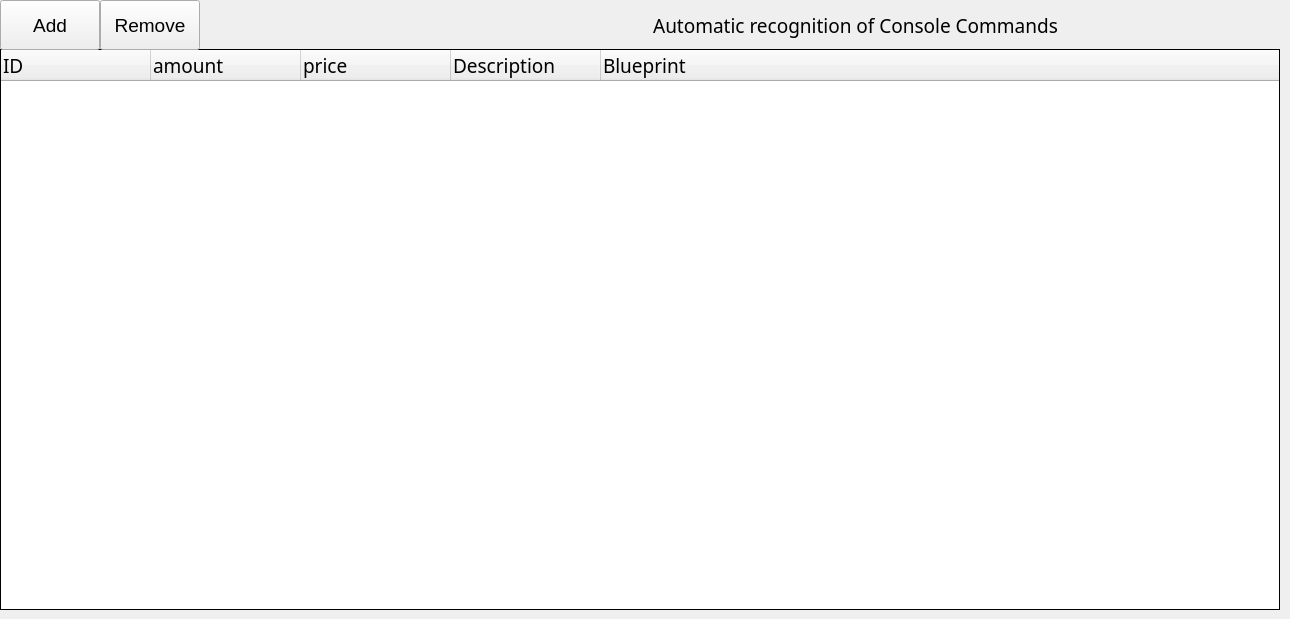
   <widget class="QWidget" name="tab_4">
    <attribute name="title">
     <string>Sell</string>
    </attribute>
    <widget class="QTreeWidget" name="selltreeWidget">
     <property name="geometry">
      <rect>
       <x>0</x>
       <y>49</y>
       <width>1280</width>
       <height>561</height>
      </rect>
     </property>
     <property name="sizeIncrement">
      <size>
       <width>0</width>
       <height>0</height>
      </size>
     </property>
     <property name="baseSize">
      <size>
       <width>0</width>
       <height>0</height>
      </size>
     </property>
     <property name="font">
      <font>
       <family>楷体</family>
       <pointsize>14</pointsize>
       <stylestrategy>PreferDefault</stylestrategy>
      </font>
     </property>
     <property name="focusPolicy">
      <enum>Qt::NoFocus</enum>
     </property>
     <property name="acceptDrops">
      <bool>true</bool>
     </property>
     <property name="frameShape">
      <enum>QFrame::Box</enum>
     </property>
     <property name="frameShadow">
      <enum>QFrame::Plain</enum>
     </property>
     <property name="editTriggers">
      <set>QAbstractItemView::DoubleClicked|QAbstractItemView::EditKeyPressed</set>
     </property>
     <property name="dragEnabled">
      <bool>true</bool>
     </property>
     <property name="dragDropOverwriteMode">
      <bool>false</bool>
     </property>
     <property name="autoExpandDelay">
      <number>-1</number>
     </property>
     <property name="indentation">
      <number>20</number>
     </property>
     <property name="headerHidden">
      <bool>false</bool>
     </property>
     <property name="columnCount">
      <number>5</number>
     </property>
     <attribute name="headerCascadingSectionResizes">
      <bool>false</bool>
     </attribute>
     <attribute name="headerMinimumSectionSize">
      <number>24</number>
     </attribute>
     <attribute name="headerDefaultSectionSize">
      <number>150</number>
     </attribute>
     <attribute name="headerHighlightSections">
      <bool>false</bool>
     </attribute>
     <attribute name="headerShowSortIndicator" stdset="0">
      <bool>false</bool>
     </attribute>
     <column>
      <property name="text">
       <string>ID</string>
      </property>
      <property name="font">
       <font>
        <family>楷体</family>
        <pointsize>14</pointsize>
       </font>
      </property>
     </column>
     <column>
      <property name="text">
       <string>amount</string>
      </property>
      <property name="font">
       <font>
        <family>楷体</family>
        <pointsize>14</pointsize>
       </font>
      </property>
     </column>
     <column>
      <property name="text">
       <string>price</string>
      </property>
      <property name="font">
       <font>
        <family>楷体</family>
        <pointsize>14</pointsize>
       </font>
      </property>
     </column>
     <column>
      <property name="text">
       <string>Description</string>
      </property>
      <property name="font">
       <font>
        <family>楷体</family>
        <pointsize>14</pointsize>
       </font>
      </property>
     </column>
     <column>
      <property name="text">
       <string>Blueprint</string>
      </property>
      <property name="font">
       <font>
        <family>楷体</family>
        <pointsize>14</pointsize>
       </font>
      </property>
     </column>
    </widget>
    <widget class="QPushButton" name="AddSellbutton">
     <property name="geometry">
      <rect>
       <x>0</x>
       <y>0</y>
       <width>100</width>
       <height>50</height>
      </rect>
     </property>
     <property name="font">
      <font>
       <pointsize>14</pointsize>
      </font>
     </property>
     <property name="text">
      <string>Add</string>
     </property>
    </widget>
    <widget class="QPushButton" name="Removesellbutton">
     <property name="geometry">
      <rect>
       <x>100</x>
       <y>0</y>
       <width>100</width>
       <height>50</height>
      </rect>
     </property>
     <property name="font">
      <font>
       <pointsize>14</pointsize>
      </font>
     </property>
     <property name="text">
      <string>Remove</string>
     </property>
    </widget>
    <widget class="QLabel" name="label_31">
     <property name="geometry">
      <rect>
       <x>430</x>
       <y>0</y>
       <width>851</width>
       <height>51</height>
      </rect>
     </property>
     <property name="font">
      <font>
       <family>楷体</family>
       <pointsize>14</pointsize>
       <stylestrategy>PreferDefault</stylestrategy>
      </font>
     </property>
     <property name="layoutDirection">
      <enum>Qt::LeftToRight</enum>
     </property>
     <property name="text">
      <string>&lt;html&gt;&lt;head/&gt;&lt;body&gt;&lt;p&gt;Automatic recognition of Console Commands&lt;/p&gt;&lt;/body&gt;&lt;/html&gt;</string>
     </property>
     <property name="alignment">
      <set>Qt::AlignCenter</set>
     </property>
    </widget>
   </widget>
